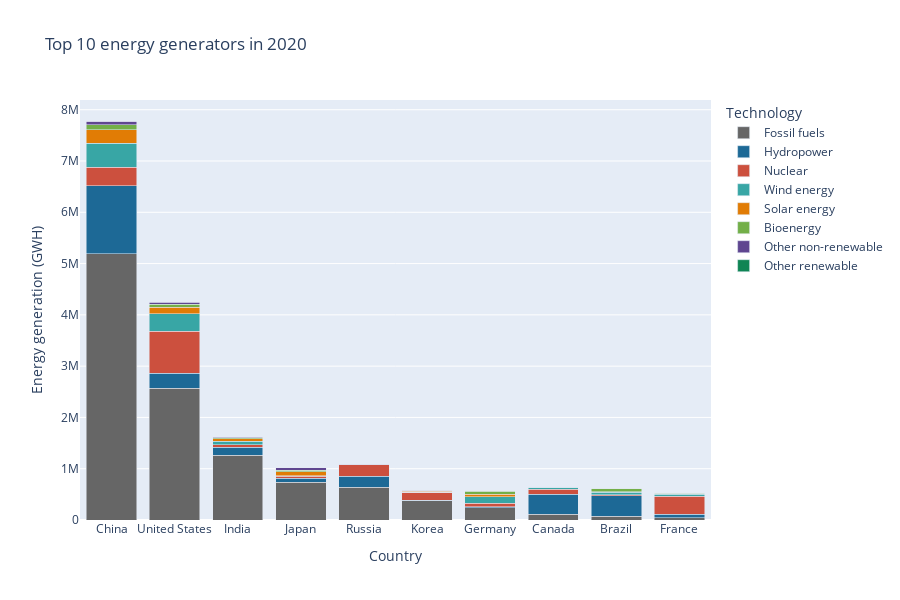

The cell this chart's notebook holds for it:
### Code cell
fig = px.bar(df_top_10, 
              x='Country', 
              y='2020',
              title='Top 10 energy generators in 2020',
              orientation='v',
              barmode='stack',
              height=600,width=900,
              color='Technology',
              color_discrete_map= color_discrete_map,
              )
fig.update_yaxes(
        title_text = "Energy generation (GWH)"
)          
fig.show()
py.plot(fig, filename = 'Top 10 energy generators', auto_open=False)

### Figure 1 — Plotly figure (JSON) as saved in the notebook; plotly's stock layout.template omitted (floating-point values rounded to 4 significant figures)
{"data": [{"alignmentgroup": "True", "hovertemplate": "Technology=Fossil fuels<br>Country=%{x}<br>2020=%{y}<extra></extra>", "legendgroup": "Fossil fuels", "marker": {"color": "rgb(102, 102, 102)", "pattern": {"shape": ""}}, "name": "Fossil fuels", "offsetgroup": "Fossil fuels", "orientation": "v", "showlegend": true, "textposition": "auto", "type": "bar", "x": ["China", "United States", "India", "Japan", "Russia", "Korea", "Germany", "Canada", "Brazil", "France"], "xaxis": "x", "y": [5194000.0, 2573324, 1263000.0, 737655, 643500.0, 376824, 243422, 116057, 77374, 45870.0], "yaxis": "y"}, {"alignmentgroup": "True", "hovertemplate": "Technology=Hydropower<br>Country=%{x}<br>2020=%{y}<extra></extra>", "legendgroup": "Hydropower", "marker": {"color": "rgb(29, 105, 150)", "pattern": {"shape": ""}}, "name": "Hydropower", "offsetgroup": "Hydropower", "orientation": "v", "showlegend": true, "textposition": "auto", "type": "bar", "x": ["China", "Brazil", "Canada", "United States", "Russia", "India", "Japan", "France", "Germany", "Korea"], "xaxis": "x", "y": [1321710, 396382, 386506, 287140, 213500.0, 159700.0, 78807, 62060.0, 18322, 3877], "yaxis": "y"}, {"alignmentgroup": "True", "hovertemplate": "Technology=Nuclear<br>Country=%{x}<br>2020=%{y}<extra></extra>", "legendgroup": "Nuclear", "marker": {"color": "rgb(204, 80, 62)", "pattern": {"shape": ""}}, "name": "Nuclear", "offsetgroup": "Nuclear", "orientation": "v", "showlegend": true, "textposition": "auto", "type": "bar", "x": ["United States", "China", "France", "Russia", "Korea", "Canada", "Germany", "India", "Japan", "Brazil"], "xaxis": "x", "y": [823150, 366250, 353800.0, 216000.0, 160184, 98195, 64382, 45610.0, 38752, 14053], "yaxis": "y"}, {"alignmentgroup": "True", "hovertemplate": "Technology=Wind energy<br>Country=%{x}<br>2020=%{y}<extra></extra>", "legendgroup": "Wind energy", "marker": {"color": "rgb(56, 166, 165)", "pattern": {"shape": ""}}, "name": "Wind energy", "offsetgroup": "Wind energy", "orientation": "v", "showlegend": true, "textposition": "auto", "type": "bar", "x": ["China", "United States", "Germany", "India", "Brazil", "France", "Canada", "Japan", "Korea", "Russia"], "xaxis": "x", "y": [467000.0, 341818, 132102, 63520.0, 57050, 39790.0, 35638, 8970, 3151, 1401.0], "yaxis": "y"}, {"alignmentgroup": "True", "hovertemplate": "Technology=Solar energy<br>Country=%{x}<br>2020=%{y}<extra></extra>", "legendgroup": "Solar energy", "marker": {"color": "rgb(225, 124, 5)", "pattern": {"shape": ""}}, "name": "Solar energy", "offsetgroup": "Solar energy", "orientation": "v", "showlegend": true, "textposition": "auto", "type": "bar", "x": ["China", "United States", "Japan", "India", "Germany", "Korea", "France", "Brazil", "Canada", "Russia"], "xaxis": "x", "y": [261700.0, 119329, 79087, 54670.0, 48641, 17967, 13400.0, 10760.0, 4846, 1249.0], "yaxis": "y"}, {"alignmentgroup": "True", "hovertemplate": "Technology=Bioenergy<br>Country=%{x}<br>2020=%{y}<extra></extra>", "legendgroup": "Bioenergy", "marker": {"color": "rgb(115, 175, 72)", "pattern": {"shape": ""}}, "name": "Bioenergy", "offsetgroup": "Bioenergy", "orientation": "v", "showlegend": true, "textposition": "auto", "type": "bar", "x": ["China", "United States", "Brazil", "Germany", "Japan", "India", "Canada", "France", "Korea", "Russia"], "xaxis": "x", "y": [98978, 60269, 58744, 50858, 27995, 21990.0, 10094, 8845.0, 8298, 393], "yaxis": "y"}, {"alignmentgroup": "True", "hovertemplate": "Technology=Other non-renewable<br>Country=%{x}<br>2020=%{y}<extra></extra>", "legendgroup": "Other non-renewable", "marker": {"color": "rgb(95, 70, 144)", "pattern": {"shape": ""}}, "name": "Other non-renewable", "offsetgroup": "Other non-renewable", "orientation": "v", "showlegend": true, "textposition": "auto", "type": "bar", "x": ["China", "Japan", "United States", "Germany", "Russia", "Korea", "France", "Brazil", "India", "Canada"], "xaxis": "x", "y": [70022, 43521, 36183, 14708, 13290.0, 7834, 7348.0, 6902, 5881.0, 560], "yaxis": "y"}, {"alignmentgroup": "True", "hovertemplate": "Technology=Other renewable<br>Country=%{x}<br>2020=%{y}<extra></extra>", "legendgroup": "Other renewable", "marker": {"color": "rgb(15, 133, 84)", "pattern": {"shape": ""}}, "name": "Other renewable", "offsetgroup": "Other renewable", "orientation": "v", "showlegend": true, "textposition": "auto", "type": "bar", "x": ["United States", "Japan", "France", "Korea", "Russia", "Germany", "China", "Canada", "Brazil"], "xaxis": "x", "y": [18830.0, 2992, 615.0, 457, 421.8, 231, 150, 0, 0], "yaxis": "y"}], "layout": {"barmode": "stack", "height": 600, "legend": {"title": {"text": "Technology"}, "tracegroupgap": 0}, "title": {"text": "Top 10 energy generators in 2020"}, "width": 900, "xaxis": {"anchor": "y", "domain": [0, 1], "title": {"text": "Country"}}, "yaxis": {"anchor": "x", "domain": [0, 1], "title": {"text": "Energy generation (GWH)"}}}}
